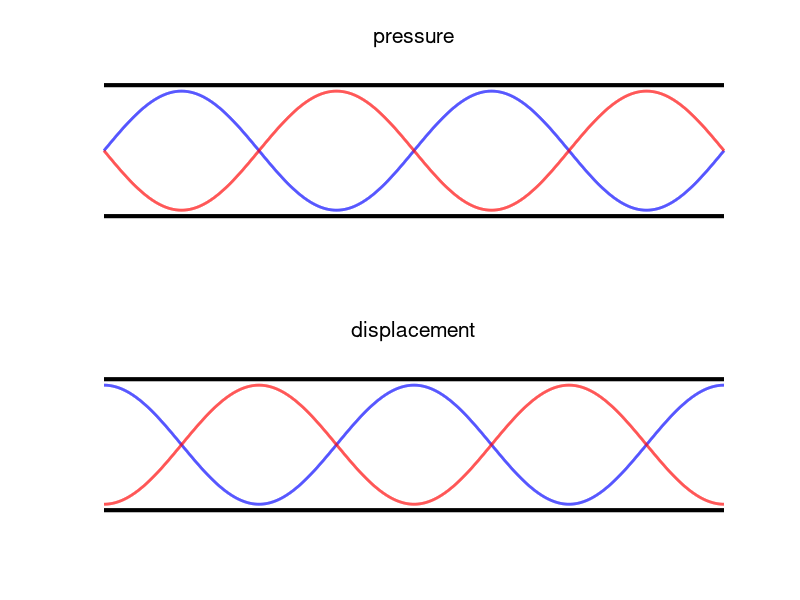
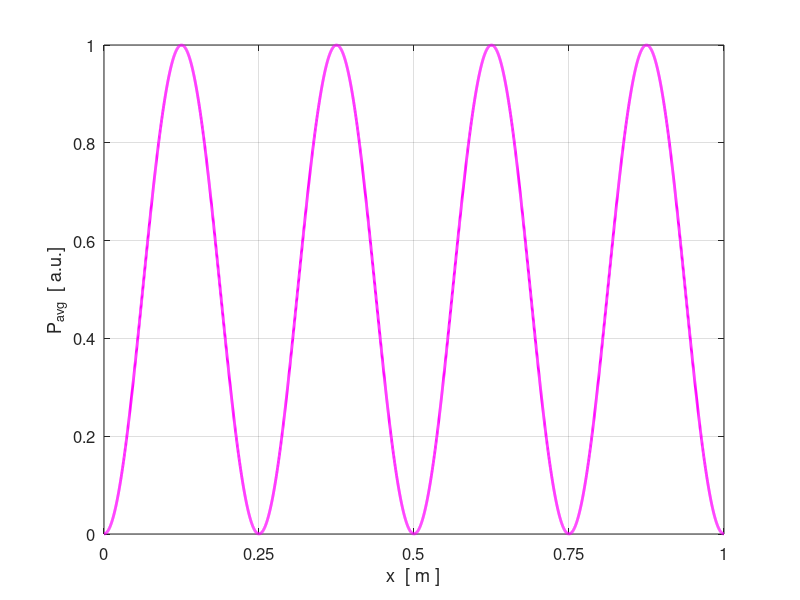
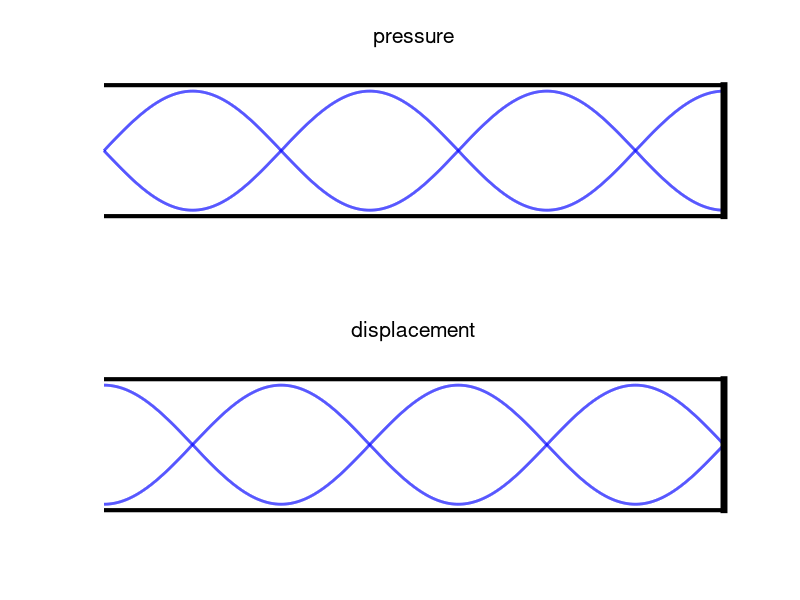
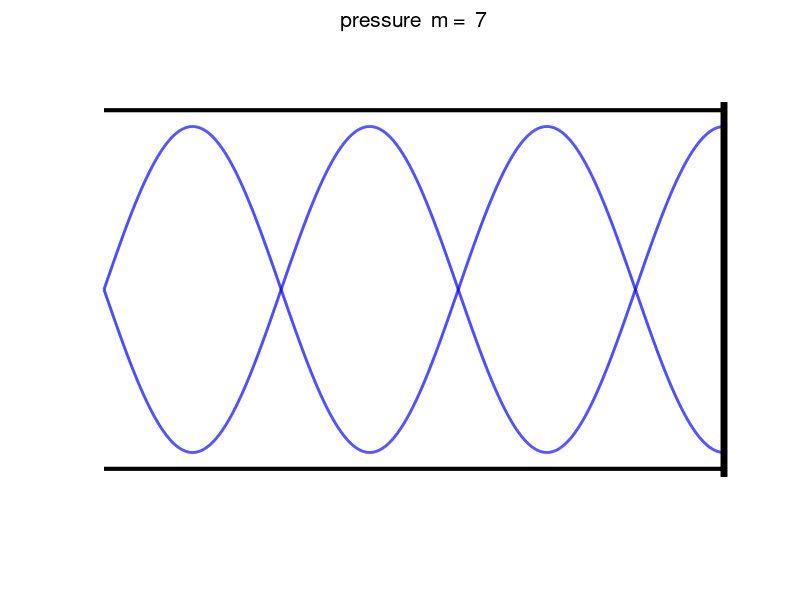

Reproduce these figures in MATLAB, in order.
% m31_pipes.m

close all
clear all
clc



L = 1;
x = linspace(0,L,5500);

n = 4;
m = 7;
wL = 2*L / n;

k = 2*pi/wL;

A = 1;

sP = A .* sin(k*x);
sS = A .* sin(k*x+pi/2);

figure(1)

fs = 14;
set(gcf,'Units','Normalized');
set(gcf,'Position',[0.2 0.2 0.2 0.25]);
set(gcf,'color',[1 1 1]);

subplot(2,1,1)
xP = x; yP = sP;
plot(xP,yP,'b','lineWidth',2);
hold on
plot(xP,-yP,'r','lineWidth',2);
xP = [0 1]; yP = [1.1 1.1];
plot(xP,-yP,'k','lineWidth',3);
plot(xP,yP,'k','lineWidth',3);
set(gca,'fontsize',fs);
axis off
title('displacement');
set(gca,'fontsize',fs);
axis off
title('pressure','FontWeight','normal');

subplot(2,1,2)
xP = x; yP = sS;
plot(xP,yP,'b','lineWidth',2);
hold on
plot(xP,-yP,'r','lineWidth',2);
xP = [0 1]; yP = [1.1 1.1];
plot(xP,-yP,'k','lineWidth',3);
plot(xP,yP,'k','lineWidth',3);
set(gca,'fontsize',fs);
axis off
title('displacement','FontWeight','normal')

figure(99)   % 99999999999999999999999999999999999999999999999999999999999
fs = 14;
set(gcf,'Units','Normalized');
set(gcf,'Position',[0.2 0.4 0.2 0.15]);
set(gcf,'color',[1 1 1]);
xP = x; yP = sP;
plot(xP,yP,'b','lineWidth',2);
hold on
plot(xP,-yP,'b','lineWidth',2);
xP = [0 1]; yP = [1.1 1.1];
plot(xP,-yP,'k','lineWidth',3);
plot(xP,yP,'k','lineWidth',3);
set(gca,'fontsize',fs);
axis off
set(gca,'fontsize',fs);
axis off
t1 = 'pressure  n =  ';
t2 = num2str(n,'%2.0f \n');
tm = [t1 t2];
title(tm,'FontWeight','normal');


figure(2)   % 222222222222222222222222222222222222222222222222222222222
set(gcf,'Units','Normalized');
set(gcf,'Position',[0.5 0.2 0.28 0.15]);
set(gcf,'color',[1 1 1]);

xP = x; yP = sP.*sP;
plot(xP,yP,'m','lineWidth',2);
%axis off
%title('average pressure','FontWeight','normal')
set(gca,'fontsize',12);
grid on
set(gca,'xTick',0:0.25:1);
xlabel('x  [ m ]');
ylabel('P_{avg}  [ a.u.]')


figure(3)  % ======================================================
wL = 4*L / m;

k = 2*pi/wL;

sP = A .* sin(k*x);
sS = A .* sin(k*x+pi/2);
fs = 14;
set(gcf,'Units','Normalized');
set(gcf,'Position',[0.3 0.4 0.2 0.25]);
set(gcf,'color',[1 1 1]);

subplot(2,1,1)
xP = x; yP = sP;
plot(xP,yP,'b','lineWidth',2);
hold on
plot(xP,-yP,'b','lineWidth',2);
xP = [0 1]; yP = [1.1 1.1];
plot(xP,-yP,'k','lineWidth',3);
plot(xP,yP,'k','lineWidth',3);
xP = [x(end) x(end)]; yP = [-1.15 1.15];
plot(xP,yP,'k','lineWidth',5);
set(gca,'fontsize',fs);
axis off
%title('displacement');
set(gca,'fontsize',fs);
axis off
title('pressure','FontWeight','normal');

subplot(2,1,2)
xP = x; yP = sS;
plot(xP,yP,'b','lineWidth',2);
hold on
plot(xP,-yP,'b','lineWidth',2);
xP = [0 1]; yP = [1.1 1.1];
plot(xP,-yP,'k','lineWidth',3);
plot(xP,yP,'k','lineWidth',3);
xP = [x(end) x(end)]; yP = [-1.15 1.15];
plot(xP,yP,'k','lineWidth',5);
set(gca,'fontsize',fs);
axis off
title('displacement','FontWeight','normal')


figure(88)   % 99999999999999999999999999999999999999999999999999999999999
fs = 14;
set(gcf,'Units','Normalized');
set(gcf,'Position',[0.6 0.4 0.2 0.15]);
set(gcf,'color',[1 1 1]);
xP = x; yP = sP;
plot(xP,yP,'b','lineWidth',2);
hold on
plot(xP,-yP,'b','lineWidth',2);
xP = [0 1]; yP = [1.1 1.1];
plot(xP,-yP,'k','lineWidth',3);
plot(xP,yP,'k','lineWidth',3);
xP = [x(end) x(end)]; yP = [-1.15 1.15];
plot(xP,yP,'k','lineWidth',5);
set(gca,'fontsize',fs);
axis off
set(gca,'fontsize',fs);
axis off
t1 = 'pressure  m =  ';
t2 = num2str(m,'%2.0f \n');
tm = [t1 t2];
title(tm,'FontWeight','normal');
